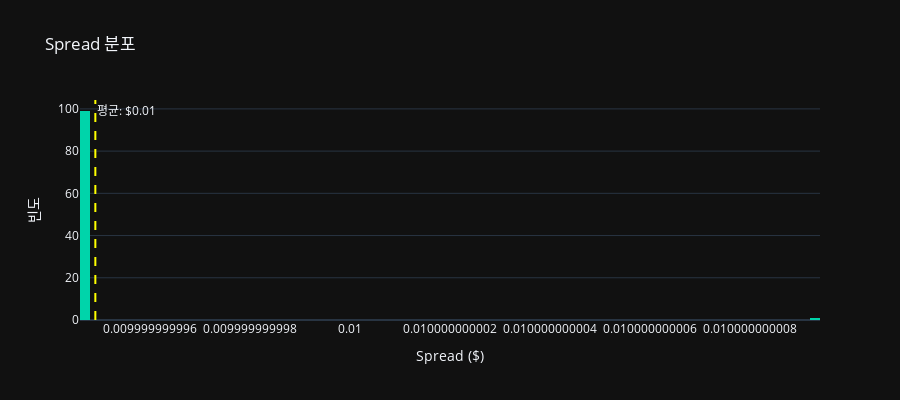

Notebook source saved alongside this figure:
### Code cell
# Spread 분포
fig = go.Figure()

fig.add_trace(go.Histogram(
    x=df['spread'],
    nbinsx=100,
    name='Spread Distribution',
    marker_color='#00D4AA'
))

# 평균선 추가
mean_spread = df['spread'].mean()
fig.add_vline(
    x=mean_spread,
    line_dash="dash",
    line_color="yellow",
    annotation_text=f"평균: ${mean_spread:.2f}"
)

fig.update_layout(
    title='Spread 분포',
    xaxis_title='Spread ($)',
    yaxis_title='빈도',
    template='plotly_dark',
    height=400
)

fig.show()

### Figure 1 — Plotly figure (JSON) as saved in the notebook; plotly's stock layout.template omitted (floating-point values rounded to 4 significant figures)
{"data": [{"marker": {"color": "#00D4AA"}, "name": "Spread Distribution", "nbinsx": 100, "type": "histogram", "x": [0.01, 0.01, 0.01, 0.01, 0.01, 0.01, 0.01, 0.01, 0.01, 0.01, 0.01, 0.01, 0.01, 0.01, 0.01, 0.01, 0.01, 0.01, 0.01, 0.01, 0.01, 0.01, 0.01, 0.01, 0.01, 0.01, 0.01, 0.01, 0.01, 0.01, 0.01, 0.01, 0.01, 0.01, 0.01, 0.01, 0.01, 0.01, 0.01, 0.01, 0.01, 0.01, 0.01, 0.01, 0.01, 0.01, 0.01, 0.01, 0.01, 0.01, 0.01, 0.01, 0.01, 0.01, 0.01, 0.01, 0.01, 0.01, 0.01, 0.01, 0.01, 0.01, 0.01, 0.01, 0.01, 0.01, 0.01, 0.01, 0.01, 0.01, 0.01, 0.01, 0.01, 0.01, 0.01, 0.01, 0.01, 0.01, 0.01, 0.01, 0.01, 0.01, 0.01, 0.01, 0.01, 0.01, 0.01, 0.01, 0.01, 0.01, 0.01, 0.01, 0.01, 0.01, 0.01, 0.01, 0.01, 0.01, 0.01, 0.01]}], "layout": {"annotations": [{"showarrow": false, "text": "평균: $0.01", "x": 0.01, "xanchor": "left", "xref": "x", "y": 1, "yanchor": "top", "yref": "y domain"}], "height": 400, "shapes": [{"line": {"color": "yellow", "dash": "dash"}, "type": "line", "x0": 0.01, "x1": 0.01, "xref": "x", "y0": 0, "y1": 1, "yref": "y domain"}], "title": {"text": "Spread 분포"}, "xaxis": {"title": {"text": "Spread ($)"}}, "yaxis": {"title": {"text": "빈도"}}}}
